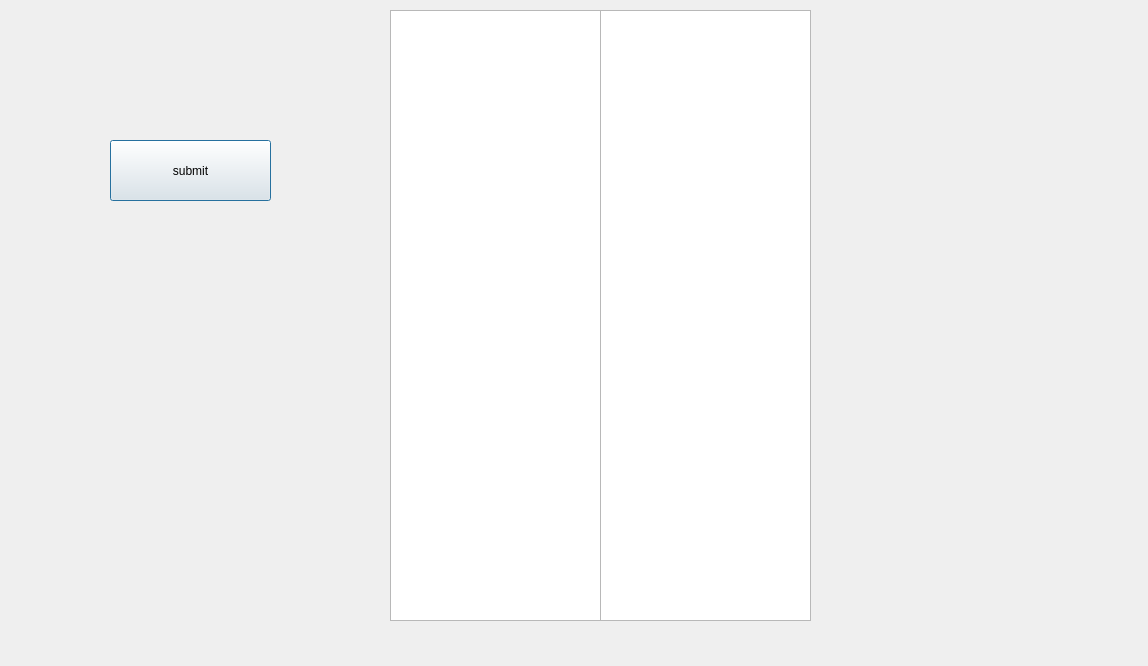
<?xml version="1.0" encoding="UTF-8"?>
<ui version="4.0">
 <class>addprocess</class>
 <widget class="QDialog" name="addprocess">
  <property name="geometry">
   <rect>
    <x>0</x>
    <y>0</y>
    <width>1148</width>
    <height>666</height>
   </rect>
  </property>
  <property name="windowTitle">
   <string>Dialog</string>
  </property>
  <widget class="QTableView" name="tableView">
   <property name="geometry">
    <rect>
     <x>580</x>
     <y>10</y>
     <width>231</width>
     <height>611</height>
    </rect>
   </property>
  </widget>
  <widget class="QTableView" name="tableView_2">
   <property name="geometry">
    <rect>
     <x>390</x>
     <y>10</y>
     <width>211</width>
     <height>611</height>
    </rect>
   </property>
  </widget>
  <widget class="QPushButton" name="push">
   <property name="geometry">
    <rect>
     <x>110</x>
     <y>140</y>
     <width>161</width>
     <height>61</height>
    </rect>
   </property>
   <property name="text">
    <string>submit</string>
   </property>
  </widget>
 </widget>
 <resources/>
 <connections/>
</ui>
